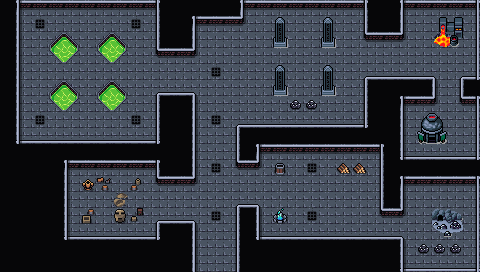

Tiled map render using the project's own tile images. Description and the map definition, with tile-layer contents summarised, below:
An orthogonal 30x17 tile map with 16x16 px tiles, 5 tile layers (Collision, Floor, Walls, Walls Supplementary, ...), 2 tilesets and 29 objects.

<map version="1.10" tiledversion="1.10.1" orientation="orthogonal" renderorder="right-down" width="30" height="17" tilewidth="16" tileheight="16" infinite="0" nextlayerid="9" nextobjectid="93">
 <editorsettings>
  <export target="wastetown..tmx" format="tmx" />
 </editorsettings>
 <tileset firstgid="1" source="../../../../common/maps/tileset/main.tsx" />
 <tileset firstgid="10113" source="../../../../common/maps/tileset/buildings.tsx" />
 <layer id="6" name="Collision" width="30" height="17">
  <data>[510 cells, 338 non-empty, 19 distinct tile ids]</data>
 </layer>
 <layer id="7" name="Floor" width="30" height="17">
  <data>[510 cells, 510 non-empty, 2 distinct tile ids]</data>
 </layer>
 <layer id="2" name="Walls" width="30" height="17">
  <data>[510 cells, 315 non-empty, 10 distinct tile ids]</data>
 </layer>
 <layer id="8" name="Walls Supplementary" width="30" height="17">
  <data>[510 cells, 35 non-empty, 7 distinct tile ids]</data>
 </layer>
 <layer id="3" name="Clutter" width="30" height="17">
  <properties>
   <property name="spriteLayer" type="bool" value="true" />
  </properties>
  <data>[510 cells, 62 non-empty, 30 distinct tile ids]</data>
 </layer>
 <objectgroup id="4" name="Objects">
  <object id="38" template="../../../../common/maps/obj/entry_up.tx" x="192" y="270.665" width="48" height="16">
   <properties>
    <property name="teleport" value="" />
   </properties>
  </object>
  <object id="50" template="../../../../common/maps/obj/enemy.tx" x="159.735" y="80.2253">
   <properties>
    <property name="enemy" value="Clay Golem" />
    <property name="threatRange" type="int" value="30" />
    <property name="waypoints" value="78,81,78,77" />
   </properties>
  </object>
  <object id="62" template="../../../../common/maps/obj/gold.tx" x="456" y="154.333" />
  <object id="65" template="../../../../common/maps/obj/gold.tx" x="457" y="200" />
  <object id="66" template="../../../../common/maps/obj/gold.tx" x="20.6667" y="81.3333" />
  <object id="67" template="../../../../common/maps/obj/enemy.tx" x="108.667" y="200">
   <properties>
    <property name="enemy" value="Clay Golem" />
    <property name="threatRange" type="int" value="30" />
    <property name="waypoints" value="88,79,80,79" />
   </properties>
  </object>
  <object id="68" template="../../../../common/maps/obj/enemy.tx" x="304.667" y="204">
   <properties>
    <property name="enemy" value="Golem" />
    <property name="threatRange" type="int" value="30" />
    <property name="waypoints" value="83,82,84" />
   </properties>
  </object>
  <object id="69" template="../../../../common/maps/obj/enemy.tx" x="440" y="96.6667">
   <properties>
    <property name="enemy" value="Golem" />
    <property name="threatRange" type="int" value="30" />
   </properties>
  </object>
  <object id="72" template="../../../../common/maps/obj/manashards.tx" x="77.3333" y="32" />
  <object id="73" template="../../../../common/maps/obj/manashards.tx" x="454" y="124.667" />
  <object id="74" template="../../../../common/maps/obj/treasure.tx" x="298" y="29.3333">
   <properties>
    <property name="reward">[{
  "type": "randomCard",
  "count": 1,
  "rarity": [ "rare" ],
  "colors": [ "colorID" ]
},{
  "type": "randomCard",
  "count": 4,
  "rarity": [ "uncommon" ],
  "addMaxCount": 2
}]</property>
    <property name="spawn.Hard" type="bool" value="false" />
   </properties>
  </object>
  <object id="75" template="../../../../common/maps/obj/enemy.tx" x="350.667" y="66.6667">
   <properties>
    <property name="enemy" value="Construct" />
    <property name="threatRange" type="int" value="30" />
    <property name="waypoints" value="85,86,87,86" />
   </properties>
  </object>
  <object id="76" template="../../../../common/maps/obj/booster.tx" x="79.3333" y="136">
   <properties>
    <property name="reward">[
  {
    "editions": [ "ATQ", "USG", "ULG", "UDS" ],
    "type": "card",
    "count": 10,
    "rarity": [ "Common" ]
  },
  {
    "editions": [ "ATQ", "USG", "ULG", "UDS" ],
    "type": "card",
    "count": 3,
    "rarity": [ "Uncommon" ]
  },
  {
    "editions": [ "ATQ", "USG", "ULG", "UDS" ],
    "type": "card",
    "count": 1,
    "rarity": [ "Rare" ]
  }
]
</property>
   </properties>
  </object>
  <object id="77" template="../../../../common/maps/obj/waypoint.tx" x="129.333" y="80.6667" />
  <object id="78" template="../../../../common/maps/obj/waypoint.tx" x="194" y="83.3333" />
  <object id="79" template="../../../../common/maps/obj/waypoint.tx" x="159.833" y="213.833" />
  <object id="80" template="../../../../common/maps/obj/waypoint.tx" x="208.667" y="212.667" />
  <object id="81" template="../../../../common/maps/obj/waypoint.tx" x="210" y="120.667" />
  <object id="82" template="../../../../common/maps/obj/waypoint.tx" x="304.167" y="227.833" />
  <object id="83" template="../../../../common/maps/obj/waypoint.tx" x="307.333" y="176.667" />
  <object id="84" template="../../../../common/maps/obj/waypoint.tx" x="352.333" y="226.833" />
  <object id="85" template="../../../../common/maps/obj/waypoint.tx" x="295.333" y="67.3333" />
  <object id="86" template="../../../../common/maps/obj/waypoint.tx" x="411.333" y="70.6667" />
  <object id="87" template="../../../../common/maps/obj/waypoint.tx" x="410.667" y="32.6667" />
  <object id="88" template="../../../../common/maps/obj/waypoint.tx" x="82.1667" y="211" />
  <object id="89" template="../../../../common/maps/obj/enemy.tx" x="222" y="54.5">
   <properties>
    <property name="enemy" value="Construct" />
    <property name="threatRange" type="int" value="30" />
    <property name="waypoints" value="78,85" />
   </properties>
  </object>
  <object id="90" template="../../../../common/maps/obj/enemy.tx" x="79.5" y="133">
   <properties>
    <property name="enemy" value="Construct" />
    <property name="threatRange" type="int" value="30" />
    <property name="waypoints" value="92,91" />
   </properties>
  </object>
  <object id="91" template="../../../../common/maps/obj/waypoint.tx" x="128" y="132" />
  <object id="92" template="../../../../common/maps/obj/waypoint.tx" x="28" y="132.5" />
 </objectgroup>
</map>
